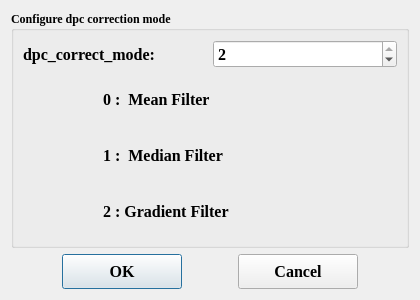
<?xml version="1.0" encoding="UTF-8"?>
<ui version="4.0">
 <class>dpc_dialog</class>
 <widget class="QDialog" name="dpc_dialog">
  <property name="geometry">
   <rect>
    <x>0</x>
    <y>0</y>
    <width>420</width>
    <height>300</height>
   </rect>
  </property>
  <property name="minimumSize">
   <size>
    <width>420</width>
    <height>300</height>
   </size>
  </property>
  <property name="windowTitle">
   <string>DPC Dialog</string>
  </property>
  <layout class="QGridLayout" name="gridLayout">
   <item row="0" column="0" colspan="5">
    <widget class="QGroupBox" name="groupBox">
     <property name="font">
      <font>
       <family>Times New Roman</family>
       <pointsize>9</pointsize>
       <weight>75</weight>
       <bold>true</bold>
      </font>
     </property>
     <property name="title">
      <string>Configure dpc correction mode</string>
     </property>
     <layout class="QGridLayout" name="gridLayout_2">
      <item row="0" column="0">
       <widget class="QLabel" name="label">
        <property name="font">
         <font>
          <family>Times New Roman</family>
          <pointsize>12</pointsize>
          <weight>75</weight>
          <bold>true</bold>
         </font>
        </property>
        <property name="text">
         <string>dpc_correct_mode:</string>
        </property>
       </widget>
      </item>
      <item row="0" column="1">
       <widget class="QSpinBox" name="dpc_correct_mode">
        <property name="font">
         <font>
          <family>Times New Roman</family>
          <pointsize>12</pointsize>
          <weight>75</weight>
          <bold>true</bold>
         </font>
        </property>
        <property name="minimum">
         <number>0</number>
        </property>
        <property name="maximum">
         <number>2</number>
        </property>
        <property name="value">
         <number>2</number>
        </property>
       </widget>
      </item>
      <item row="1" column="0" colspan="2">
       <widget class="QLabel" name="label_2">
        <property name="font">
         <font>
          <family>Times New Roman</family>
          <pointsize>12</pointsize>
          <weight>75</weight>
          <bold>true</bold>
         </font>
        </property>
        <property name="text">
         <string>                    0 :  Mean Filter</string>
        </property>
       </widget>
      </item>
      <item row="2" column="0" colspan="2">
       <widget class="QLabel" name="label_3">
        <property name="font">
         <font>
          <family>Times New Roman</family>
          <pointsize>12</pointsize>
          <weight>75</weight>
          <bold>true</bold>
         </font>
        </property>
        <property name="text">
         <string>                    1 :  Median Filter</string>
        </property>
       </widget>
      </item>
      <item row="3" column="0" colspan="2">
       <widget class="QLabel" name="label_4">
        <property name="font">
         <font>
          <family>Times New Roman</family>
          <pointsize>12</pointsize>
          <weight>75</weight>
          <bold>true</bold>
         </font>
        </property>
        <property name="text">
         <string>                    2 : Gradient Filter</string>
        </property>
       </widget>
      </item>
     </layout>
    </widget>
   </item>
   <item row="1" column="0">
    <spacer name="horizontalSpacer_2">
     <property name="orientation">
      <enum>Qt::Horizontal</enum>
     </property>
     <property name="sizeHint" stdset="0">
      <size>
       <width>75</width>
       <height>20</height>
      </size>
     </property>
    </spacer>
   </item>
   <item row="1" column="1">
    <widget class="QPushButton" name="OK">
     <property name="minimumSize">
      <size>
       <width>120</width>
       <height>35</height>
      </size>
     </property>
     <property name="font">
      <font>
       <family>Times New Roman</family>
       <pointsize>12</pointsize>
       <weight>75</weight>
       <bold>true</bold>
      </font>
     </property>
     <property name="text">
      <string>OK</string>
     </property>
    </widget>
   </item>
   <item row="1" column="2">
    <spacer name="horizontalSpacer">
     <property name="orientation">
      <enum>Qt::Horizontal</enum>
     </property>
     <property name="sizeHint" stdset="0">
      <size>
       <width>74</width>
       <height>20</height>
      </size>
     </property>
    </spacer>
   </item>
   <item row="1" column="3">
    <widget class="QPushButton" name="Cancel">
     <property name="minimumSize">
      <size>
       <width>120</width>
       <height>35</height>
      </size>
     </property>
     <property name="font">
      <font>
       <family>Times New Roman</family>
       <pointsize>12</pointsize>
       <weight>75</weight>
       <bold>true</bold>
      </font>
     </property>
     <property name="text">
      <string>Cancel</string>
     </property>
    </widget>
   </item>
   <item row="1" column="4">
    <spacer name="horizontalSpacer_3">
     <property name="orientation">
      <enum>Qt::Horizontal</enum>
     </property>
     <property name="sizeHint" stdset="0">
      <size>
       <width>75</width>
       <height>20</height>
      </size>
     </property>
    </spacer>
   </item>
  </layout>
 </widget>
 <resources/>
 <connections>
  <connection>
   <sender>OK</sender>
   <signal>clicked()</signal>
   <receiver>dpc_dialog</receiver>
   <slot>accept()</slot>
   <hints>
    <hint type="sourcelabel">
     <x>135</x>
     <y>237</y>
    </hint>
    <hint type="destinationlabel">
     <x>221</x>
     <y>132</y>
    </hint>
   </hints>
  </connection>
  <connection>
   <sender>Cancel</sender>
   <signal>clicked()</signal>
   <receiver>dpc_dialog</receiver>
   <slot>reject()</slot>
   <hints>
    <hint type="sourcelabel">
     <x>306</x>
     <y>237</y>
    </hint>
    <hint type="destinationlabel">
     <x>221</x>
     <y>132</y>
    </hint>
   </hints>
  </connection>
 </connections>
</ui>
